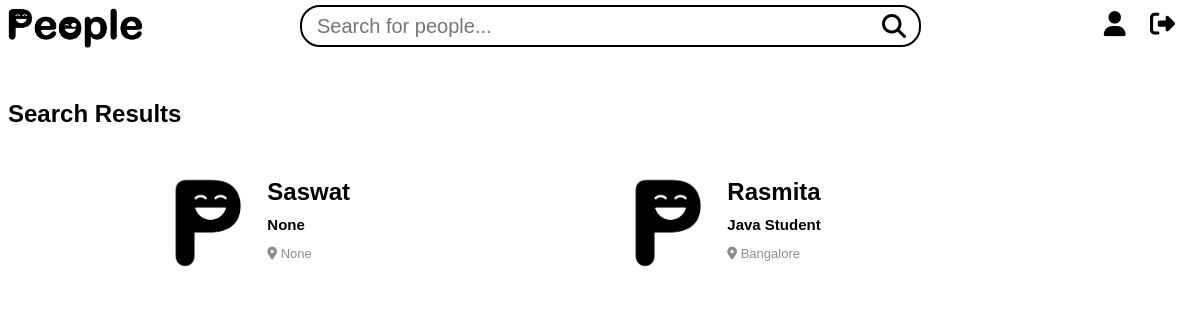
Page /search (signed in) on the earlier database version.
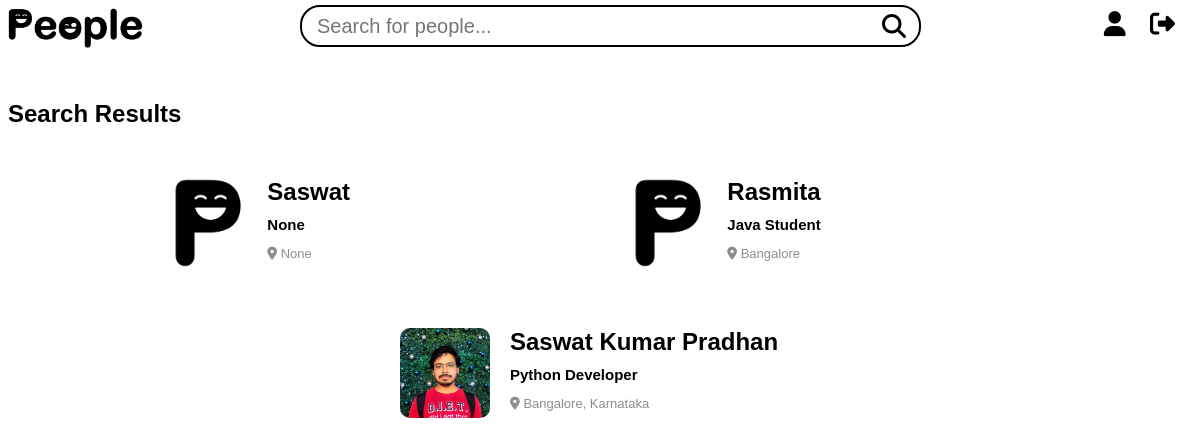
Same page on the later database version.
### app/models.py (models this page shows, shortened)
class Profile(models.Model):
    pid = models.CharField(max_length=12, unique=True, help_text='12 digit P-ID', editable=False)
    name = models.CharField(max_length=100)
    email = models.EmailField(max_length=255, unique=True)
    profession = models.CharField(max_length=100, blank=True, null=True)
    GENDER_CHOICES = [
        ('Male', 'Male'),
        ('Female', 'Female'),
        ('Other', 'Other'),
    ]
    gender = models.CharField(max_length=10, choices=GENDER_CHOICES, blank=True, null=True)
    dob = models.DateField(blank=True, null=True)
    image1 = models.ImageField(upload_to='profile_images/', blank=True, null=True)
    image2 = models.ImageField(upload_to='profile_images/', blank=True, null=True)
    image3 = models.ImageField(upload_to='profile_images/', blank=True, null=True)
    image4 = models.ImageField(upload_to='profile_images/', blank=True, null=True)
    description = models.TextField(blank=True, null=True)
    portfolio_availability = models.BooleanField(default=False)
    portfolio_url = models.URLField(blank=True, null=True)
    about = models.TextField(blank=True, null=True)
    current_address = models.TextField(blank=True, null=True)
    permanent_address = models.TextField(blank=True, null=True)
    citizenship = models.CharField(max_length=100, blank=True, null=True)
    languages = models.TextField(blank=True, null=True)
    password = models.CharField(max_length=100)

### app/views.py (the view, shortened to what this page needs)
# urls.py: path('search', views.search, name='search'),
def search(request):
    query = request.GET.get('query', '')
    if 'profile_id' not in request.session:
        profile = Profile.objects.get(id=3)
    else:
        profile_id = request.session['profile_id']
        profile = Profile.objects.get(id=profile_id)
    profiles = Profile.objects.all()
    context = {
        'profile': profile,
        'profiles': profiles,
        'query': query,
    }
    return render(request, 'search.html', context)

### app/templates/search.html (shortened to what this page needs)
<!DOCTYPE html>
<html lang="en">
<head>
    {% load static %}
    <link rel="stylesheet" type="text/css" href="{% static 'css/people.css' %}">
    <link rel="stylesheet" type="text/css" href="{% static 'css/search.css' %}">
    <link rel="stylesheet" href="https://cdnjs.cloudflare.com/ajax/libs/font-awesome/6.5.1/css/all.min.css"
 />
</head>
<body>
    <header>
        <img class="logo" src="{% static 'images/logo.png' %}" alt="">
        <div class="search">
            <form action="{% url 'search' %}" method="get">
                <input type="text" name="query" placeholder="Search for people...">
                <button type="submit" class="tooltip" data-tooltip="Search People">
                    <i class="fa-solid fa-magnifying-glass"></i>
                </button>
            </form>
        </div>
        <div class="options">
            {% if 'profile_id' not in request.session %}
            <a href="{% url 'signin' %}" class="tooltip" data-tooltip="Signin"><i
                    class="fa-solid fa-right-to-bracket"></i></a>
            {% else %}
            <a href="{% url 'people' profile.id %}" class="tooltip" data-tooltip="Your Profile"><i
                    class="fa-solid fa-user"></i></a>
            <a href="{% url 'logout' %}" class="tooltip" data-tooltip="Logout"><i
                    class="fa-solid fa-right-from-bracket"></i></a>
            {% endif %}
        </div>
    </header>
    <br><br><br><br>
    <h2>Search Results{% if query %} for "{{ query }}" :{% endif %}</h2>
    <div class="profile-container">
        {% if profiles %}
        {% for profile in profiles %}
        <a href="{% url 'people' profile.id %}">
            <div class="profile">
                <img src="{% if profile.image1 %}{{ profile.image1.url }}{% else %}{% static 'images/people.png' %}{% endif %}"
                    alt="Profile Picture">
                <div>
                    <h3>{{ profile.name }}</h3>
                    <h5>{{ profile.profession }}</h5>
                    <p><i class="fa-solid fa-location-dot"></i> {{ profile.current_address }}</p>
                </div>
            </div>
        </a>
        {% endfor %}
        {% else %}
    </div>
    <center>
        <img src="https://appretive.com/img/Empty.gif" alt="" class="notfound">
        <h2>No profiles found matching your search criteria.</h2>
    </center>
    {% endif %}
</body>
</html>

Differences in the rows shown:
added Profile: image1 (picture), name "Saswat Kumar Pradhan", profession "Python Developer", current_address "Bangalore, Karnataka"
